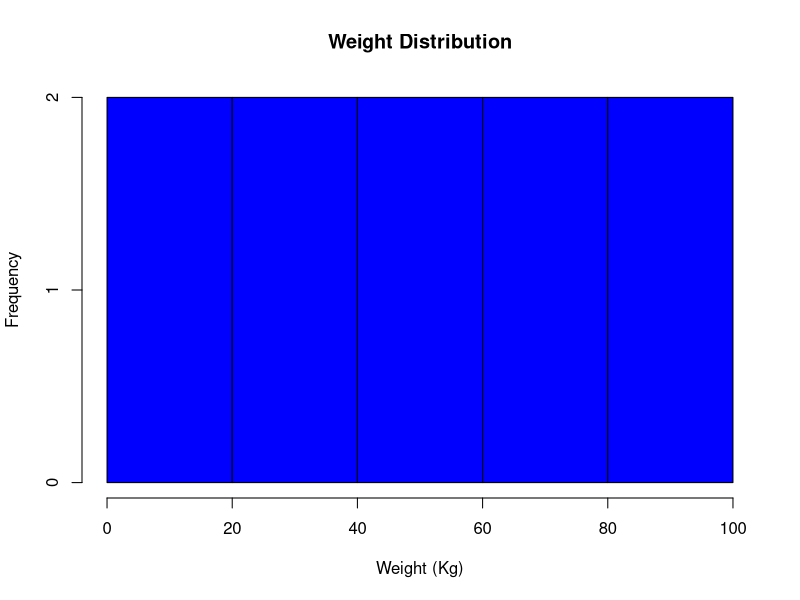

The R source for this figure:
# Sample Data
weights <- c(10, 20, 30, 40, 50, 60, 70, 80, 90, 100)
# Creating Histogram
hist(weights, main = "Weight Distribution", xlab = "Weight (Kg)", col = "blue")